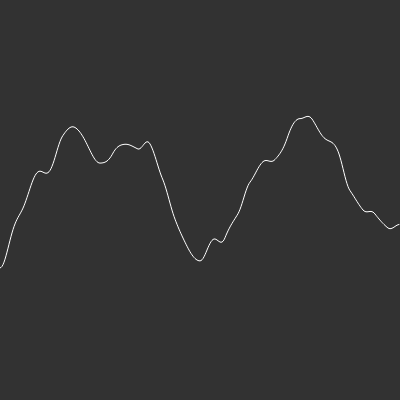
Frame 1 (no input)
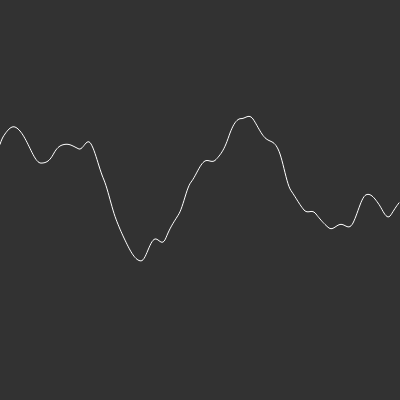
Frame 60 (no input)
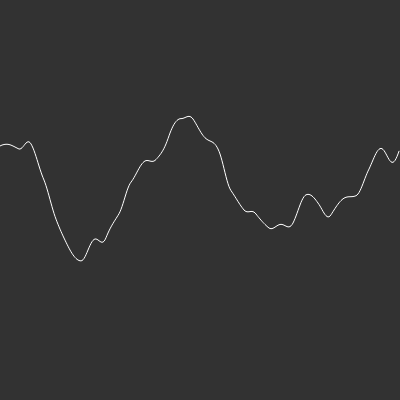
Frame 120 (the mouse pressed at the canvas centre since frame 60)

The p5.js sketch that drew these frames (run headless with seeded random() and noise() and a simulated clock; from frame 60 on, the mouse is pressed at the canvas centre):

// p5.js sketch
// ── sketch.js

let incrementSlider;
let start = 0;

function setup() {
	createCanvas(400, 400);

	incrementSlider = createSlider(0, 0.1, 0.01, 0.001);
}

function draw() {
	
	let increment = incrementSlider.value();
	let yOffset = start;

	background(50);

	stroke(255);
	noFill();

	beginShape();
	for (let x = 0; x < width; x++) {

		let y = map(noise(yOffset), 0, 1, 0, height);
		yOffset += increment;

		vertex(x, y);
	}
	endShape();

	start += increment;

	//noLoop();
}
